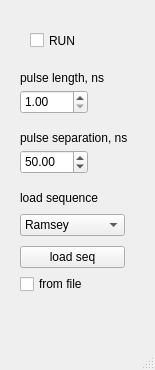
<?xml version="1.0" encoding="UTF-8"?>
<ui version="4.0">
 <class>MainWindow</class>
 <widget class="QMainWindow" name="MainWindow">
  <property name="geometry">
   <rect>
    <x>0</x>
    <y>0</y>
    <width>155</width>
    <height>370</height>
   </rect>
  </property>
  <property name="windowTitle">
   <string>MainWindow</string>
  </property>
  <widget class="QWidget" name="centralwidget">
   <widget class="QCheckBox" name="checkBox_run">
    <property name="geometry">
     <rect>
      <x>30</x>
      <y>20</y>
      <width>71</width>
      <height>41</height>
     </rect>
    </property>
    <property name="text">
     <string>RUN</string>
    </property>
   </widget>
   <widget class="QDoubleSpinBox" name="doubleSpinBox_pulselen">
    <property name="geometry">
     <rect>
      <x>20</x>
      <y>90</y>
      <width>68</width>
      <height>24</height>
     </rect>
    </property>
    <property name="minimum">
     <double>1.000000000000000</double>
    </property>
    <property name="maximum">
     <double>150.000000000000000</double>
    </property>
   </widget>
   <widget class="QLabel" name="label_pulselen">
    <property name="geometry">
     <rect>
      <x>20</x>
      <y>70</y>
      <width>101</width>
      <height>16</height>
     </rect>
    </property>
    <property name="text">
     <string>pulse length, ns</string>
    </property>
   </widget>
   <widget class="QDoubleSpinBox" name="doubleSpinBox_pulsesep">
    <property name="geometry">
     <rect>
      <x>20</x>
      <y>150</y>
      <width>68</width>
      <height>24</height>
     </rect>
    </property>
    <property name="minimum">
     <double>5.000000000000000</double>
    </property>
    <property name="maximum">
     <double>200.000000000000000</double>
    </property>
    <property name="value">
     <double>50.000000000000000</double>
    </property>
   </widget>
   <widget class="QLabel" name="label_pulsesep">
    <property name="geometry">
     <rect>
      <x>20</x>
      <y>130</y>
      <width>131</width>
      <height>16</height>
     </rect>
    </property>
    <property name="text">
     <string>pulse separation, ns</string>
    </property>
   </widget>
   <widget class="QLabel" name="label_load">
    <property name="geometry">
     <rect>
      <x>20</x>
      <y>190</y>
      <width>101</width>
      <height>16</height>
     </rect>
    </property>
    <property name="text">
     <string>load sequence</string>
    </property>
   </widget>
   <widget class="QWidget" name="layoutWidget">
    <property name="geometry">
     <rect>
      <x>20</x>
      <y>210</y>
      <width>105</width>
      <height>88</height>
     </rect>
    </property>
    <layout class="QVBoxLayout" name="verticalLayout">
     <item>
      <widget class="QComboBox" name="comboBox_load">
       <item>
        <property name="text">
         <string>Ramsey</string>
        </property>
       </item>
      </widget>
     </item>
     <item>
      <layout class="QVBoxLayout" name="verticalLayout_2">
       <item>
        <widget class="QPushButton" name="pushButton_load">
         <property name="text">
          <string>load seq</string>
         </property>
        </widget>
       </item>
       <item>
        <widget class="QCheckBox" name="checkBox_from_file">
         <property name="text">
          <string>from file</string>
         </property>
        </widget>
       </item>
      </layout>
     </item>
    </layout>
   </widget>
  </widget>
  <widget class="QMenuBar" name="menubar">
   <property name="geometry">
    <rect>
     <x>0</x>
     <y>0</y>
     <width>155</width>
     <height>22</height>
    </rect>
   </property>
  </widget>
  <widget class="QStatusBar" name="statusbar"/>
 </widget>
 <resources/>
 <connections/>
</ui>
